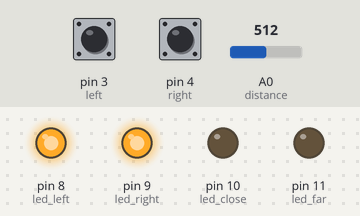
Simulated run of this sketch. Board: Arduino Uno, built with avr-gcc and run on an emulated ATmega328P. Parts: output pins drawn as LEDs (lit = HIGH). The inputs (shaded band) are chosen by the test bench; at power-on: A0 (distance) = 512, pin 3 (left) HIGH, pin 4 (right) HIGH.

Above: at 1.2 s.
1.3 s: A0 (distance) set to 0
At 2.5 s:
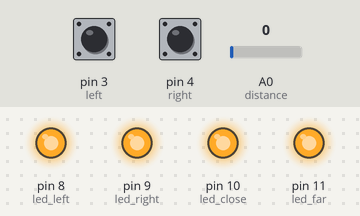
2.8 s: pin 3 (left) pulled LOW for 0.15 s
At 2.9 s:
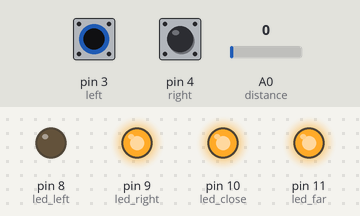
4.5 s: pin 4 (right) pulled LOW for 0.15 s
At 4.61 s:
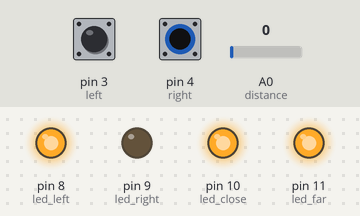
6.2 s: pin 4 (right) pulled LOW for 3.2 s
At 10.6 s:
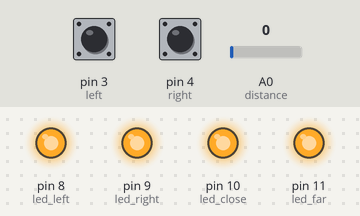
10.9 s: pin 3 (left) pulled LOW for 3.2 s
At 12.0 s:
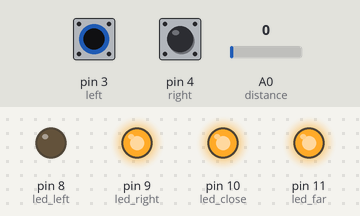
15.6 s: pin 3 (left) driven LOW and pin 4 (right) driven LOW
At 16.1 s:
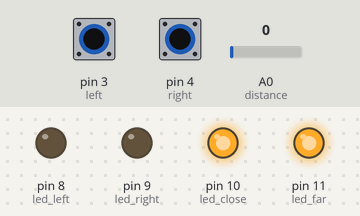
Timing chart, 0 to 18.1 s (numbered marks = the images above; inputs shaded):
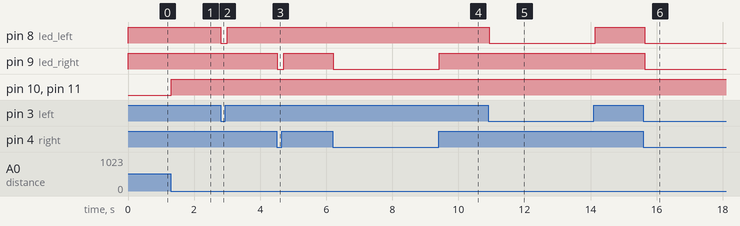

Measured:
- after the input at 1.3 s, pin 10 (led_close), pin 11 (led_far): LOW → HIGH at once
- after the input at 2.8 s, pin 8 (led_left): HIGH → LOW at once, → HIGH 0.20 s later
- after the input at 4.5 s, pin 9 (led_right): HIGH → LOW at once, → HIGH 0.20 s later
- after the input at 6.2 s, pin 9 (led_right): HIGH → LOW at once, → HIGH 3.2 s later
- after the input at 10.9 s, pin 8 (led_left): HIGH → LOW at once, → HIGH 3.2 s later
- after the input at 15.6 s, pin 8 (led_left), pin 9 (led_right): HIGH → LOW at once

The sketch:

sensors.ino
```cpp
int led_left = 8;
int led_right = 9;
int led_close = 10;
int led_far = 11;
int left = 3;
int right = 4;
int distance = A0;

void setup() {
  pinMode(led_left, OUTPUT);
  pinMode(led_right, OUTPUT);
  pinMode(led_close, OUTPUT);
  pinMode(led_far, OUTPUT);
  pinMode(left, INPUT);
  pinMode(right, INPUT);
}

void loop() {
  if (digitalRead(left)==0)
    digitalWrite(led_left,LOW);
  else
    digitalWrite(led_left,HIGH);

  if (digitalRead(right)==0)
    digitalWrite(led_right,LOW);
  else
    digitalWrite(led_right,HIGH);

  if (analogRead(distance)>0.5)
    digitalWrite(led_close,LOW);
  else
    digitalWrite(led_close,HIGH);

  if (analogRead(distance)>1.5)
    digitalWrite(led_far,LOW);
  else
    digitalWrite(led_far,HIGH);

  delay(100);               // wait for a second
}
```
